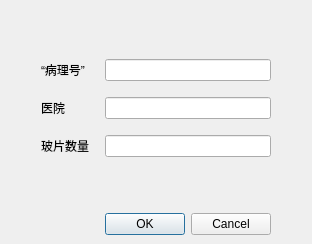
<?xml version="1.0" encoding="UTF-8"?>
<ui version="4.0">
 <class>AddSlideDialog</class>
 <widget class="QDialog" name="AddSlideDialog">
  <property name="geometry">
   <rect>
    <x>0</x>
    <y>0</y>
    <width>312</width>
    <height>244</height>
   </rect>
  </property>
  <property name="windowTitle">
   <string>添加玻片</string>
  </property>
  <layout class="QVBoxLayout" name="verticalLayout">
   <property name="spacing">
    <number>6</number>
   </property>
   <property name="leftMargin">
    <number>9</number>
   </property>
   <property name="topMargin">
    <number>9</number>
   </property>
   <property name="rightMargin">
    <number>9</number>
   </property>
   <property name="bottomMargin">
    <number>9</number>
   </property>
   <item>
    <spacer name="verticalSpacer_2">
     <property name="orientation">
      <enum>Qt::Vertical</enum>
     </property>
     <property name="sizeHint" stdset="0">
      <size>
       <width>20</width>
       <height>40</height>
      </size>
     </property>
    </spacer>
   </item>
   <item>
    <layout class="QFormLayout" name="formLayout">
     <property name="horizontalSpacing">
      <number>16</number>
     </property>
     <property name="verticalSpacing">
      <number>16</number>
     </property>
     <property name="leftMargin">
      <number>32</number>
     </property>
     <property name="topMargin">
      <number>32</number>
     </property>
     <property name="rightMargin">
      <number>32</number>
     </property>
     <property name="bottomMargin">
      <number>32</number>
     </property>
     <item row="0" column="0">
      <widget class="QLabel" name="label">
       <property name="text">
        <string>“病理号”</string>
       </property>
      </widget>
     </item>
     <item row="1" column="0">
      <widget class="QLabel" name="label_2">
       <property name="text">
        <string>医院</string>
       </property>
      </widget>
     </item>
     <item row="2" column="0">
      <widget class="QLabel" name="label_3">
       <property name="text">
        <string>玻片数量</string>
       </property>
      </widget>
     </item>
     <item row="0" column="1">
      <widget class="QLineEdit" name="lineEditID"/>
     </item>
     <item row="1" column="1">
      <widget class="QLineEdit" name="lineEditHospital"/>
     </item>
     <item row="2" column="1">
      <widget class="QLineEdit" name="lineEditSlideCnt"/>
     </item>
    </layout>
   </item>
   <item>
    <spacer name="verticalSpacer">
     <property name="orientation">
      <enum>Qt::Vertical</enum>
     </property>
     <property name="sizeHint" stdset="0">
      <size>
       <width>20</width>
       <height>40</height>
      </size>
     </property>
    </spacer>
   </item>
   <item>
    <layout class="QHBoxLayout" name="horizontalLayout">
     <property name="leftMargin">
      <number>32</number>
     </property>
     <property name="rightMargin">
      <number>32</number>
     </property>
     <item>
      <spacer name="horizontalSpacer">
       <property name="orientation">
        <enum>Qt::Horizontal</enum>
       </property>
       <property name="sizeHint" stdset="0">
        <size>
         <width>40</width>
         <height>20</height>
        </size>
       </property>
      </spacer>
     </item>
     <item>
      <widget class="QDialogButtonBox" name="buttonBox">
       <property name="standardButtons">
        <set>QDialogButtonBox::Cancel|QDialogButtonBox::Ok</set>
       </property>
      </widget>
     </item>
    </layout>
   </item>
  </layout>
 </widget>
 <layoutdefault spacing="6" margin="11"/>
 <resources/>
 <connections>
  <connection>
   <sender>buttonBox</sender>
   <signal>rejected()</signal>
   <receiver>AddSlideDialog</receiver>
   <slot>reject()</slot>
   <hints>
    <hint type="sourcelabel">
     <x>268</x>
     <y>252</y>
    </hint>
    <hint type="destinationlabel">
     <x>193</x>
     <y>137</y>
    </hint>
   </hints>
  </connection>
 </connections>
</ui>
